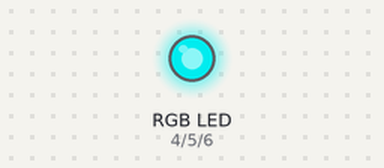
This sketch was run on a simulated Arduino Uno, built with avr-gcc and run on an emulated ATmega328P. Parts: an RGB LED mixed from three pins (HIGH = lit). Dim RGB values are drawn brighter than linear.

Above: at 0.05 s.
At 1.5 s:
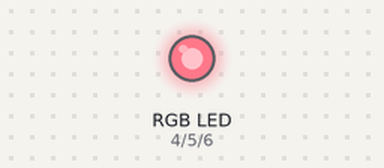
At 3.0 s:
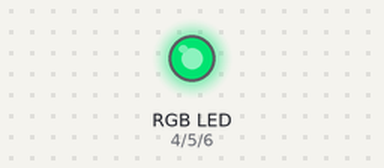
Timing chart, 0 to 6.9 s (numbered marks = the images above):
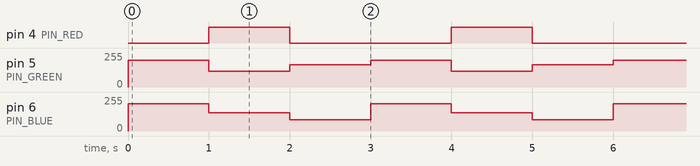

The sketch:

RGBLEd.ino
```cpp
const int PIN_RED   = 4;
const int PIN_GREEN = 5;
const int PIN_BLUE  = 6;
void setup() {
  pinMode(PIN_RED,   OUTPUT);
  pinMode(PIN_GREEN, OUTPUT);
  pinMode(PIN_BLUE,  OUTPUT);
}
void loop() {
  // color code #00C9CC (R = 0,   G = 201, B = 204)
  setColor(0, 201, 204);
  delay(1000); // keep the color 1 second
  // color code #F7788A (R = 247, G = 120, B = 138)
  setColor(247, 120, 138);
  delay(1000); // keep the color 1 second
  // color code #34A853 (R = 52,  G = 168, B = 83)
  setColor(52, 168, 83);
  delay(1000); // keep the color 1 second
}
void setColor(int R, int G, int B) {
  analogWrite(PIN_RED,   R);
  analogWrite(PIN_GREEN, G);
  analogWrite(PIN_BLUE,  B);
}
```

Measured:
- by itself, pin 4 (PIN_RED): alternates HIGH for 1.0 s and LOW for 2.0 s
- by itself, pin 5 (PIN_GREEN): repeats every 3.0 s: 120/255 1.0 s, 168/255 1.0 s, 201/255 1.0 s
- by itself, pin 6 (PIN_BLUE): repeats every 3.0 s: 138/255 1.0 s, 83/255 1.0 s, 204/255 1.0 s
